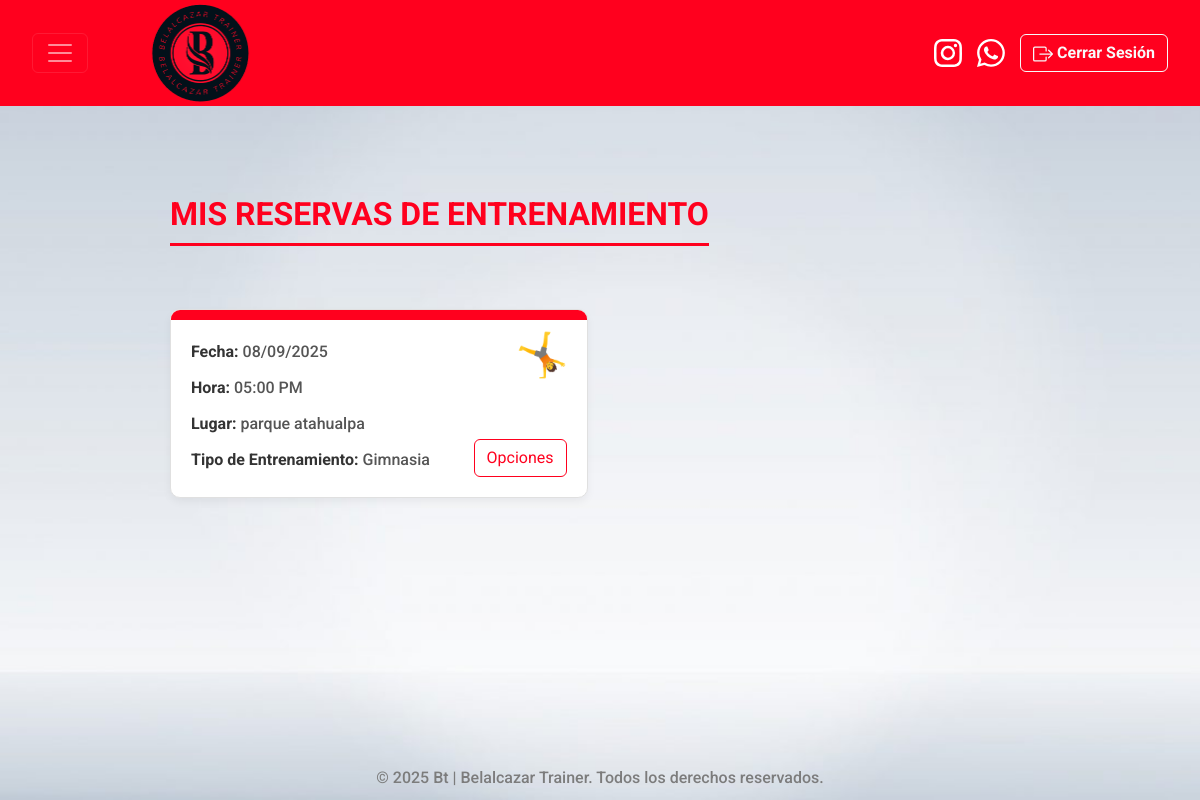
Page /view_reservations/ (signed in) on the committed database.
### reservas/models.py (models this page shows, shortened)
class TrainingReservation(models.Model):
    date = models.DateField(verbose_name="Fecha", default=timezone.now)
    time = models.TimeField(verbose_name="Hora del entrenamiento")
    location = models.CharField(max_length=50, verbose_name="Dirección lugar de entrenamiento")
    training_type = models.ForeignKey(TrainingType, on_delete=models.SET_NULL, null=True)
    phone = models.CharField(max_length=20, verbose_name="Celular del cliente")
    notes = models.CharField(max_length=150, verbose_name="Comentarios adicionales")
    user = models.ForeignKey(User, on_delete=models.CASCADE, verbose_name="Usuario", default=None)
    google_event_id = models.CharField(max_length=255, null=True, blank=True)
    completed = models.BooleanField(default=False, verbose_name="Completado")
    class Meta:
        verbose_name = "Reserva de entrenamiento"
        verbose_name_plural = "Reservas de entrenamiento"
        ordering = ['date']

class TrainingType(models.Model):
    name = models.CharField(max_length=50, verbose_name="Nombre")
    description = models.CharField(max_length=50, verbose_name="Descripción")
    image = models.ImageField(upload_to='training_type_images/', null=True, blank=True, verbose_name="Imagen")
    class Meta:
        verbose_name = "Tipo de entrenamiento"
        verbose_name_plural = "Tipos de entrenamiento"
        ordering = ['name']

### bt/views.py (the view)
# urls.py: path('view_reservations/', views.view_reservations, name='view_reservations'),
@login_required(login_url='auth')
def view_reservations(request):
    reservas_del_usuario = TrainingReservation.objects.filter(user=request.user).prefetch_related('training_type').order_by('date', 'time')
    contexto = {
        'reservas': reservas_del_usuario
    }
    return render(request, 'reserve/view_reservations.html', contexto)

### templates/reserve/view_reservations.html (shortened to what this page needs)
{% extends 'base.html' %}
{% load static %}
{% block extra_css %}
<link rel="stylesheet" href="{% static 'css/reserve/view_reservations.css'%}">
{% endblock %}
{% block enlace_logo %}
<a href='/home/'>
{% endblock %}
{% block extra_navbar %}
<a href="/logout/" button type="button" class="btn btn-outline-light logout-btn">  Cerrar Sesión</button></a>
{% endblock %}
{% block content %}
<div class="container">
    {% if reservas %}
    <span class="header">MIS RESERVAS DE ENTRENAMIENTO </span>
        <div class="reservas-grid">
            {% for reserva in reservas %}
                <div class="reserva-card">
                    <div class="reserva-image-container">
                        {% if reserva.training_type and reserva.training_type.image %}
                                <img src="{{ reserva.training_type.image.url }}" alt="{{ reserva.training_type.name }}" class="training-type-image">
                        {% endif %}
                    </div>
                    <p><strong>Fecha:</strong> {{ reserva.date|date:"d/m/Y" }}</p>
                    <p><strong>Hora:</strong> {{ reserva.time|time:"h:i A" }}</p>
                    <p><strong>Lugar:</strong> {{ reserva.location }}</p>
                    <p>
                        <strong>Tipo de Entrenamiento:</strong>
                        {% if reserva.training_type %}
                            {{ reserva.training_type.name }}
                        {% else %}
                          Sin especificar
                        {% endif %}
                    </p>
                    <div class="button-container">
                        <button type="button" class="btn btn-outline-danger custom-btn" data-reservation-id="{{ reserva.id }}">Opciones</button>
                    </div>
                </div>
            {% endfor %}
        </div>
    {% endif %}
</div>
{% endblock %}

### static/css/base/base.css (style rules this page uses)
* { font-family: "Roboto", sans-serif; font-optical-sizing: auto; font-weight: 450; font-style: normal; font-variation-settings: "wdth" 100; }
body { padding-top: 150px; margin-bottom: 60px; position: relative; background-size: cover; background-repeat: no-repeat; background-attachment: fixed; }

### static/css/reserve/view_reservations.css (style rules this page uses)
.container { max-width: 900px; margin: 20px auto; padding: 20px; }
.header { color: #ff001e; font-size: 2.0em; max-width: 800px; font-weight: bold; border-bottom: 3px solid #ff001e; display: inline-block; padding-bottom: 5px; margin-bottom: 20px; position: relative; }
.reservas-grid { display: grid; grid-template-columns: repeat(auto-fill, minmax(280px, 1fr)); gap: 25px; margin-top: 5%; }
.reserva-card { position: relative; background-color: #ffffff; border: 1px solid #e0e0e0; border-radius: 10px; padding: 30px 20px 20px 20px; box-shadow: 0 4px 8px rgba(0, 0, 0, 0.05); transition: transform 0.2s ease-in-out, box-shadow 0.2s ease-in-out; overflow: hidden; }
.reserva-image-container { position: absolute; top: 20px; right: 20px; z-index: 10; }
.training-type-image { width: 50px; height: 50px; object-fit: cover; border-radius: 5px; }
.reserva-card::before { content: ''; position: absolute; top: 0; left: 0; right: 0; height: 10px; background-color: #ff001e; }
.reserva-card p { margin: 0 0 12px 0; line-height: 1.5; color: #555; }
.reserva-card strong { color: #333; }
.button-container { display: flex; justify-content: flex-end; margin-top: -45px; }
.custom-btn { color: #ff001e; border-color: #ff001e; }
.logout-btn { font-weight: bold; }

### rows in the picture
TrainingReservation: training_type.image (picture), date "08/09/2025", time "05:00 PM", location "parque atahualpa", training_type.name "Gimnasia"
